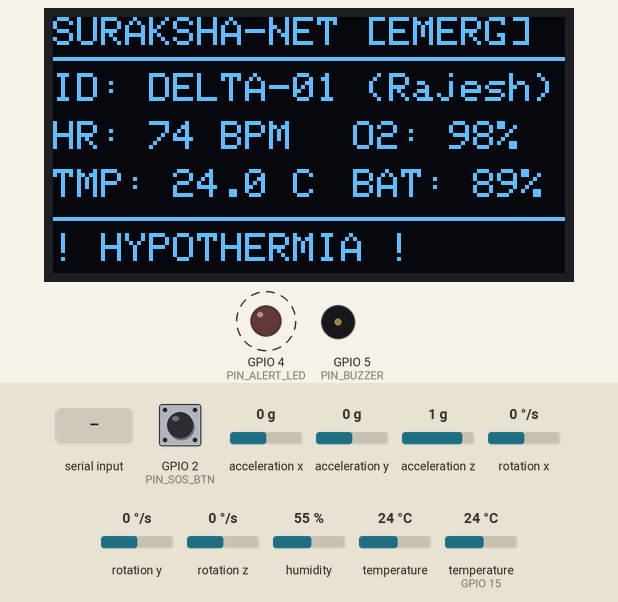
A sketch run on a simulated ESP32. Parts: 128×64 one-colour display, output pins drawn as LEDs (lit = HIGH), buzzer (waves = sounding). Dashed ring = blinking. The inputs (shaded band) are chosen by the test bench; at power-on: temperature (sensor on GPIO 15) 24 °C, GPIO 2 (PIN_SOS_BTN) HIGH, acceleration x 0 g, acceleration y 0 g, acceleration z 1 g, rotation x 0 °/s, rotation y 0 °/s, rotation z 0 °/s, humidity 55 %, temperature 24 °C. What the sketch prints to the serial monitor is not drawn.

Above: at 2.79 s.
2.8 s: temperature (sensor on GPIO 15) set to 41 °C
At 4.34 s:
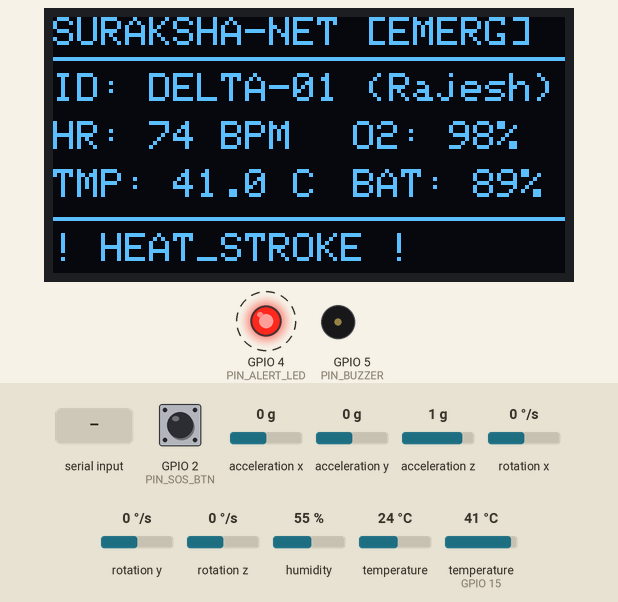
4.6 s: temperature (sensor on GPIO 15) set to 39 °C
At 6.0 s:
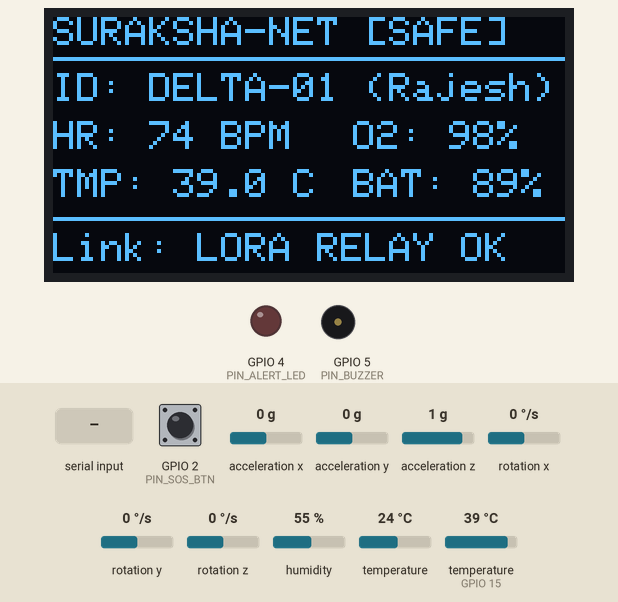
6.3 s: GPIO 2 (PIN_SOS_BTN) pulled LOW for 0.15 s
At 6.89 s:
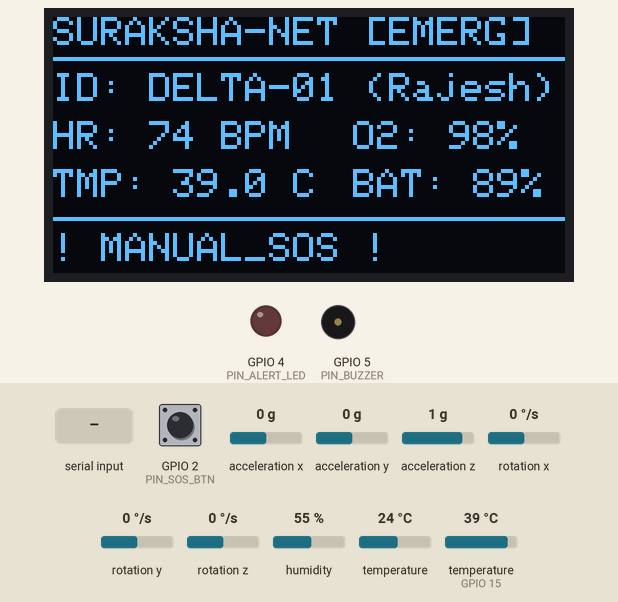
7.0 s: temperature (sensor on GPIO 15) set to 12 °C
At 7.57 s:
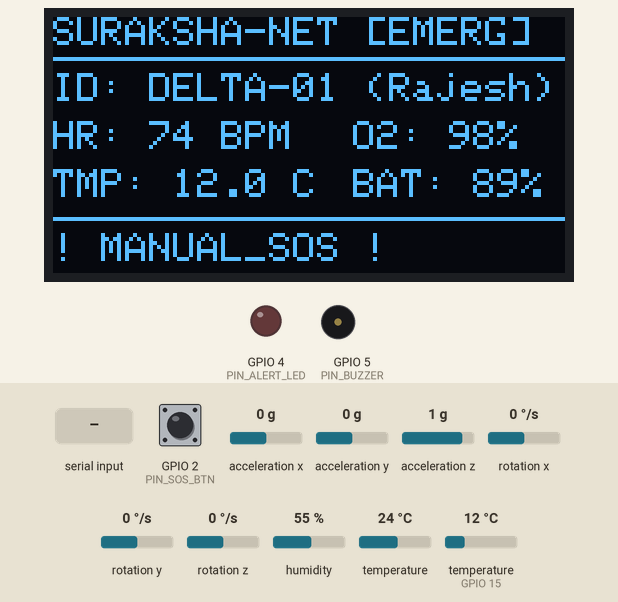
8.9 s: "RESET\n" received over Serial
At 9.44 s:
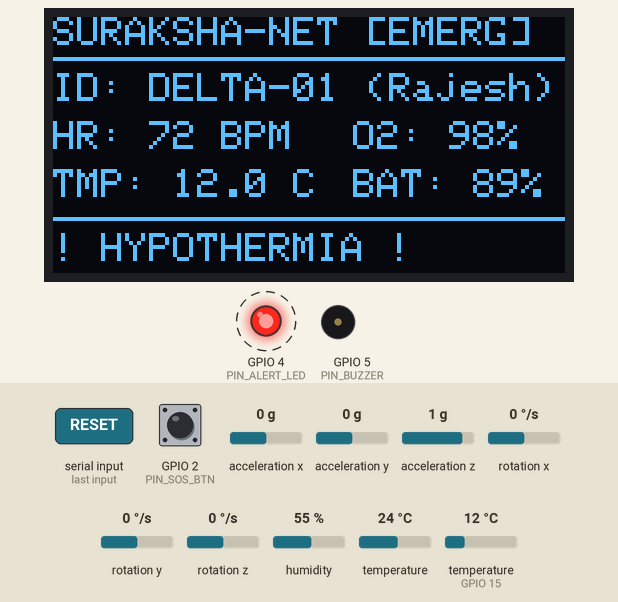
10.9 s: GPIO 2 (PIN_SOS_BTN) pulled LOW for 1 s
At 12.63 s:
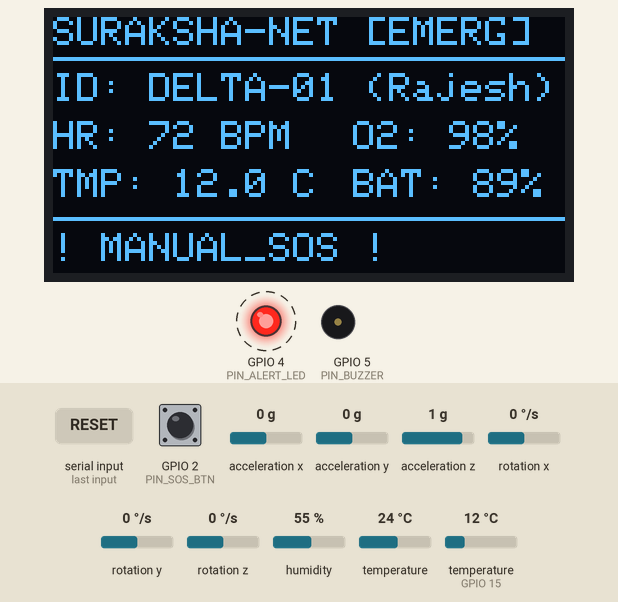
Timing chart, 0 to 13.5 s (numbered marks = the images above; inputs shaded):
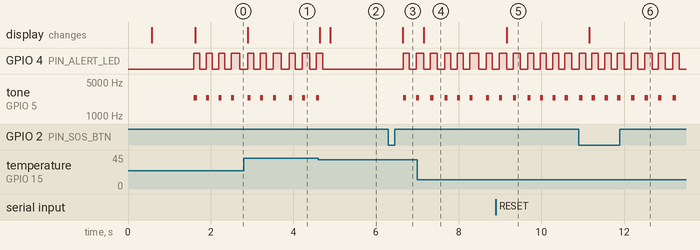

The sketch:

sketch.ino
```cpp
/*
 * ============================================================================
 * SURAKSHA-NET: Smart Soldier Protection, Survival & Rescue System
 * Component: Soldier Wearable Node (Wokwi Simulation Firmware)
 * Target MCU: ESP32-WROOM-32 / ESP32 DevKit V1
 *
 * DISCLAIMER:
 * Simulation-First Proof-of-Concept. Physiological and impact thresholds are
 * engineering estimates and have not been certified for live tactical or
 * ballistic deployment.
 * ============================================================================
 */

#include <Wire.h>
#include <Adafruit_MPU6050.h>
#include <Adafruit_Sensor.h>
#include <Adafruit_GFX.h>
#include <Adafruit_SSD1306.h>
#include <DHTesp.h>
#include <ArduinoJson.h>

// Pin Configuration
#define PIN_SDA           21
#define PIN_SCL           22
#define PIN_DHT           15
#define PIN_SOS_BTN        2
#define PIN_ALERT_LED      4
#define PIN_BUZZER         5

// OLED Display Parameters
#define SCREEN_WIDTH     128
#define SCREEN_HEIGHT     64
#define OLED_RESET        -1
#define SCREEN_ADDRESS  0x3C

// Engineering Thresholds (UNVALIDATED ESTIMATES)
#define THRESHOLD_IMPACT_G       4.5f
#define THRESHOLD_FREEFALL_G     0.4f
#define THRESHOLD_TEMP_HYPO     35.0f
#define THRESHOLD_TEMP_HEAT     39.5f

// System States
enum NodeState {
  STATE_SAFE,
  STATE_WARNING,
  STATE_EMERGENCY
};

// Global Hardware Handles
Adafruit_MPU6050 mpu;
Adafruit_SSD1306 display(SCREEN_WIDTH, SCREEN_HEIGHT, &Wire, OLED_RESET);
DHTesp dht;

// Runtime State Variables
NodeState currentState = STATE_SAFE;
String currentAlert = "PERIODIC_TELEMETRY";
unsigned long lastTelemetryTime = 0;
unsigned long lastDisplayTime = 0;
unsigned long lastBlinkTime = 0;
unsigned long messageSequence = 1000;
bool ledState = false;
bool manualSosLatched = false;

// Debouncing for SOS Push Button
int lastButtonState = HIGH;
unsigned long lastDebounceTime = 0;
const unsigned long debounceDelay = 50;

// Simulated Biometrics (MAX30102 Emulation)
int simulatedHeartRate = 74;
int simulatedSpO2 = 98;
int simulatedBatteryPct = 89;

void updateDisplay();
void broadcastTelemetry();
void handleActuators();

void setup() {
  Serial.begin(115200);
  delay(500);

  Serial.println(F("=================================================="));
  Serial.println(F(" SURAKSHA-NET : SOLDIER WEARABLE NODE BOOTING"));
  Serial.println(F(" Status: SIMULATION-FIRST PROOF OF CONCEPT"));
  Serial.println(F(" Target: ESP32 DevKit V1 | FreeRTOS Framework"));
  Serial.println(F("=================================================="));

  // GPIO Initialization
  pinMode(PIN_SOS_BTN, INPUT_PULLUP);
  pinMode(PIN_ALERT_LED, OUTPUT);
  pinMode(PIN_BUZZER, OUTPUT);
  digitalWrite(PIN_ALERT_LED, LOW);
  digitalWrite(PIN_BUZZER, LOW);

  // I2C Bus Initialization
  Wire.begin(PIN_SDA, PIN_SCL);

  // Initialize OLED
  if (!display.begin(SSD1306_SWITCHCAPVCC, SCREEN_ADDRESS)) {
    Serial.println(F("[ERROR] SSD1306 OLED initialization failed!"));
  } else {
    display.clearDisplay();
    display.setTextColor(SSD1306_WHITE);
    display.setTextSize(1);
    display.setCursor(10, 15);
    display.println(F("SURAKSHA-NET v1.0"));
    display.setCursor(10, 30);
    display.println(F("Soldier Wearable"));
    display.setCursor(10, 45);
    display.println(F("Initializing..."));
    display.display();
    delay(1000);
  }

  // Initialize MPU6050
  if (!mpu.begin()) {
    Serial.println(F("[WARN] MPU6050 not detected on I2C bus. Using fallback."));
  } else {
    mpu.setAccelerometerRange(MPU6050_RANGE_16_G);
    mpu.setGyroRange(MPU6050_RANGE_500_DEG);
    mpu.setFilterBandwidth(MPU6050_BAND_21_HZ);
    Serial.println(F("[OK] MPU6050 initialized (16G Range, 21Hz LPF)."));
  }

  // Initialize DHT22
  dht.setup(PIN_DHT, DHTesp::DHT22);
  Serial.println(F("[OK] DHT22 environmental sensor online."));

  Serial.println(F("[READY] Wearable unit online. Ready for mission telemetry."));
}

void loop() {
  unsigned long now = millis();

  // 1. SOS Button Reading & Debouncing
  int reading = digitalRead(PIN_SOS_BTN);
  if (reading != lastButtonState) {
    lastDebounceTime = now;
  }
  if ((now - lastDebounceTime) > debounceDelay) {
    if (reading == LOW && !manualSosLatched) {
      manualSosLatched = true;
      currentState = STATE_EMERGENCY;
      currentAlert = "MANUAL_SOS";
      Serial.println(F("[TACTICAL EVENT] MANUAL SOS BUTTON DEPRESSED!"));
      broadcastTelemetry();
    }
  }
  lastButtonState = reading;

  // 2. Read Sensors (MPU6050 & DHT22)
  sensors_event_t a, g, temp;
  float totalAccelG = 1.0f;
  if (mpu.begin()) {
    mpu.getEvent(&a, &g, &temp);
    float ax = a.acceleration.x / 9.80665f;
    float ay = a.acceleration.y / 9.80665f;
    float az = a.acceleration.z / 9.80665f;
    totalAccelG = sqrt(ax * ax + ay * ay + az * az);
  }

  TempAndHumidity dhtData = dht.getTempAndHumidity();
  float bodyTemp = dhtData.temperature;
  if (isnan(bodyTemp) || bodyTemp == 0.0f) {
    bodyTemp = 36.8f; // Fallback to nominal core temperature
  }

  // 3. State Machine Evaluation (Unless already latched into manual SOS)
  if (!manualSosLatched) {
    if (totalAccelG >= THRESHOLD_IMPACT_G) {
      currentState = STATE_EMERGENCY;
      currentAlert = "IMPACT_CRITICAL";
      simulatedHeartRate = 145;
    } else if (bodyTemp < THRESHOLD_TEMP_HYPO) {
      currentState = STATE_EMERGENCY;
      currentAlert = "HYPOTHERMIA";
    } else if (bodyTemp > THRESHOLD_TEMP_HEAT) {
      currentState = STATE_EMERGENCY;
      currentAlert = "HEAT_STROKE";
    } else if (simulatedBatteryPct <= 15) {
      currentState = STATE_WARNING;
      currentAlert = "LOW_BATTERY";
    } else {
      currentState = STATE_SAFE;
      currentAlert = "PERIODIC_TELEMETRY";
    }
  }

  // 4. Actuator Driver (LED & Buzzer)
  handleActuators();

  // 5. Periodic Display Refresh (Every 250ms)
  if (now - lastDisplayTime >= 250) {
    lastDisplayTime = now;
    updateDisplay();
  }

  // 6. Broadcast Telemetry Packet (Every 2000ms in Safe, 1000ms in Warning/Emergency)
  unsigned long telemetryInterval = (currentState == STATE_SAFE) ? 2500 : 1000;
  if (now - lastTelemetryTime >= telemetryInterval) {
    lastTelemetryTime = now;
    broadcastTelemetry();
  }

  // 7. Check for incoming Serial commands (e.g. from Dashboard or Receiver)
  if (Serial.available() > 0) {
    String cmd = Serial.readStringUntil('\n');
    cmd.trim();
    if (cmd == "RESET") {
      manualSosLatched = false;
      currentState = STATE_SAFE;
      currentAlert = "SYSTEM_RESET";
      simulatedHeartRate = 72;
      Serial.println(F("[COMMAND] System reset to SAFE state."));
      broadcastTelemetry();
    } else if (cmd == "SOS") {
      manualSosLatched = true;
      currentState = STATE_EMERGENCY;
      currentAlert = "MANUAL_SOS";
      broadcastTelemetry();
    }
  }
}

void handleActuators() {
  unsigned long now = millis();
  if (currentState == STATE_SAFE) {
    digitalWrite(PIN_ALERT_LED, LOW);
    noTone(PIN_BUZZER);
  } else if (currentState == STATE_WARNING) {
    // 500ms blink rate
    if (now - lastBlinkTime >= 500) {
      lastBlinkTime = now;
      ledState = !ledState;
      digitalWrite(PIN_ALERT_LED, ledState ? HIGH : LOW);
      if (ledState) {
        tone(PIN_BUZZER, 800, 100);
      }
    }
  } else if (currentState == STATE_EMERGENCY) {
    // 150ms rapid strobe
    if (now - lastBlinkTime >= 150) {
      lastBlinkTime = now;
      ledState = !ledState;
      digitalWrite(PIN_ALERT_LED, ledState ? HIGH : LOW);
      if (ledState) {
        tone(PIN_BUZZER, 2400, 80);
      }
    }
  }
}

void updateDisplay() {
  display.clearDisplay();

  // Tactical Header
  display.setTextSize(1);
  display.setCursor(0, 0);
  display.print(F("SURAKSHA-NET ["));
  if (currentState == STATE_SAFE) {
    display.print(F("SAFE"));
  } else if (currentState == STATE_WARNING) {
    display.print(F("WARN"));
  } else {
    display.print(F("EMERG"));
  }
  display.print(F("]"));

  display.drawLine(0, 10, 127, 10, SSD1306_WHITE);

  // Soldier Callsign
  display.setCursor(0, 14);
  display.print(F("ID: DELTA-01 (Rajesh)"));

  // Biometrics
  display.setCursor(0, 26);
  display.print(F("HR: ")); display.print(simulatedHeartRate); display.print(F(" BPM"));
  display.setCursor(75, 26);
  display.print(F("O2: ")); display.print(simulatedSpO2); display.print(F("%"));

  // Environment & Shock
  TempAndHumidity dhtData = dht.getTempAndHumidity();
  float temp = isnan(dhtData.temperature) ? 36.8f : dhtData.temperature;
  display.setCursor(0, 38);
  display.print(F("TMP: ")); display.print(temp, 1); display.print(F(" C"));
  display.setCursor(75, 38);
  display.print(F("BAT: ")); display.print(simulatedBatteryPct); display.print(F("%"));

  // Alert Footer
  display.drawLine(0, 50, 127, 50, SSD1306_WHITE);
  display.setCursor(0, 54);
  if (currentState == STATE_EMERGENCY) {
    display.print(F("! ")); display.print(currentAlert); display.print(F(" !"));
  } else {
    display.print(F("Link: LORA RELAY OK"));
  }

  display.display();
}

void broadcastTelemetry() {
  StaticJsonDocument<512> doc;
  messageSequence++;

  doc["msg_id"] = "WEARABLE-" + String(messageSequence);
  doc["timestamp"] = millis() / 1000;
  doc["node_id"] = "WEARABLE-01";
  doc["origin_id"] = "SOLDIER-01";
  doc["personnel_name"] = "Sepoy Rajesh Kumar";
  doc["callsign"] = "DELTA-LEAD";

  if (currentState == STATE_SAFE) {
    doc["status"] = "SAFE";
  } else if (currentState == STATE_WARNING) {
    doc["status"] = "WARNING";
  } else {
    doc["status"] = "EMERGENCY";
  }
  doc["alert_type"] = currentAlert;

  JsonObject vitals = doc.createNestedObject("vitals");
  vitals["heart_rate_bpm"] = simulatedHeartRate;
  vitals["spo2_percent"] = simulatedSpO2;
  TempAndHumidity dhtData = dht.getTempAndHumidity();
  vitals["body_temp_c"] = isnan(dhtData.temperature) ? 36.8 : dhtData.temperature;
  vitals["is_simulated"] = true;

  JsonObject kinematics = doc.createNestedObject("kinematics");
  sensors_event_t a, g, temp;
  if (mpu.begin()) {
    mpu.getEvent(&a, &g, &temp);
    kinematics["accel_x_g"] = a.acceleration.x / 9.81;
    kinematics["accel_y_g"] = a.acceleration.y / 9.81;
    kinematics["accel_z_g"] = a.acceleration.z / 9.81;
    float mag = sqrt(pow(a.acceleration.x, 2) + pow(a.acceleration.y, 2) + pow(a.acceleration.z, 2)) / 9.81;
    kinematics["impact_g"] = mag;
    kinematics["fall_detected"] = (mag > THRESHOLD_IMPACT_G);
  } else {
    kinematics["impact_g"] = 1.0;
    kinematics["fall_detected"] = false;
  }

  JsonObject gps = doc.createNestedObject("gps");
  gps["latitude"] = 35.4211;
  gps["longitude"] = 77.1095;
  gps["altitude_m"] = 5420.0;
  gps["fix_quality"] = "3D_FIX_SIMULATED";

  JsonObject network = doc.createNestedObject("network");
  network["rssi_dbm"] = -75;
  network["hop_count"] = 0;
  JsonArray route = network.createNestedArray("route");
  route.add("WEARABLE-01");

  JsonObject power = doc.createNestedObject("power");
  power["battery_pct"] = simulatedBatteryPct;
  power["voltage_v"] = 3.95;
  power["is_low_battery"] = (simulatedBatteryPct <= 15);

  doc["checksum"] = "SIM_CRC32";

  // Serialize to JSON and output over Serial
  serializeJson(doc, Serial);
  Serial.println();
}
```

Measured:
- the behaviour switches between 39.6 and 39.5 °C on temperature (sensor on GPIO 15) (found by bisection; images 1 and 2)
- after the input at 2.8 s, the display: changes after 0.09 s (image 1)
- after the input at 4.6 s, GPIO 4 (PIN_ALERT_LED): goes on until 4.7 s, then stays LOW; tone on GPIO 5 (PIN_BUZZER): goes on until 4.6 s, then stays silent; the display: first changes at once (image 2 shows a later state)
- after the input at 6.3 s, GPIO 4 (PIN_ALERT_LED): LOW → HIGH after 0.36 s, → LOW 0.15 s later, → HIGH 0.16 s later; tone on GPIO 5 (PIN_BUZZER): silent → 2400 Hz after 0.36 s, → silent 0.08 s later, → 2400 Hz 0.23 s later; the display: changes after 0.34 s (image 3)
- after the input at 7.0 s, the display: changes after 0.16 s (image 4)
- after the input at 8.9 s, the display: changes after 0.27 s (image 5)
- after the input at 10.9 s, the display: changes after 0.26 s (image 6)
- by itself, GPIO 4 (PIN_ALERT_LED): alternates HIGH for 0.15 s and LOW for 0.16 s
